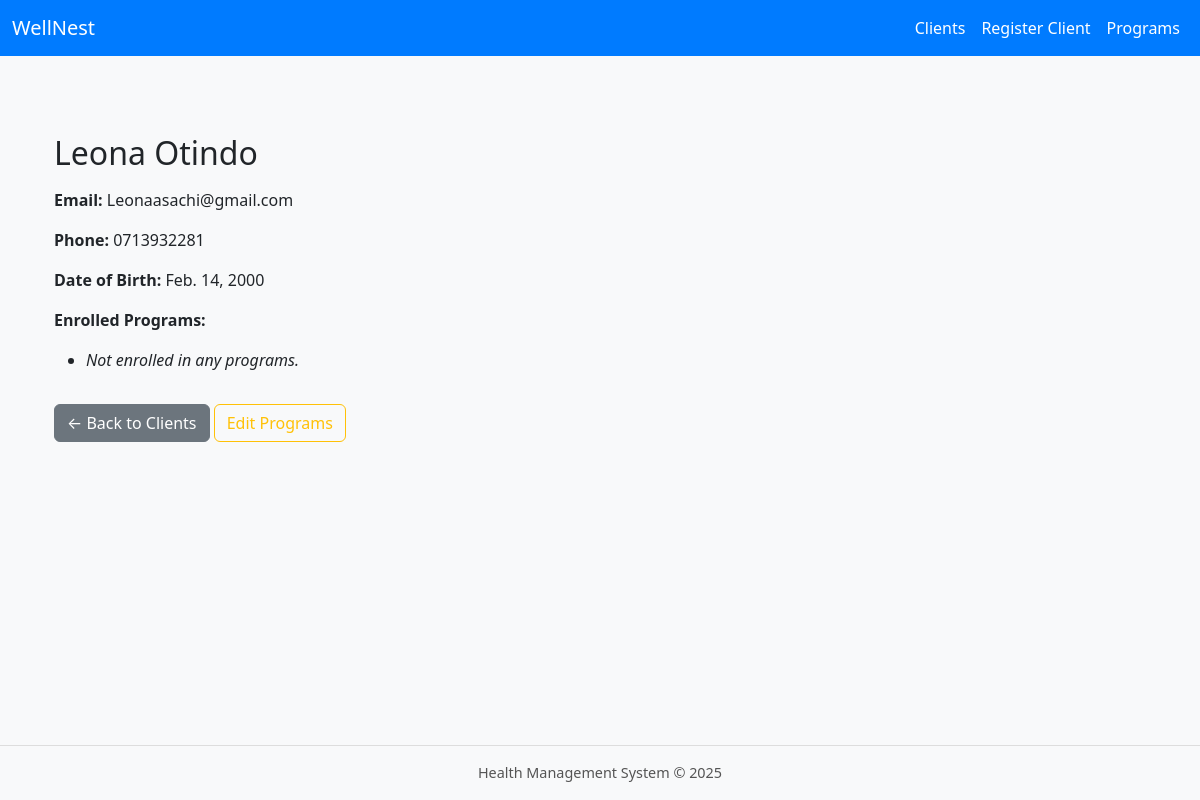
The app's page /clients/1/ (signed in), older data.
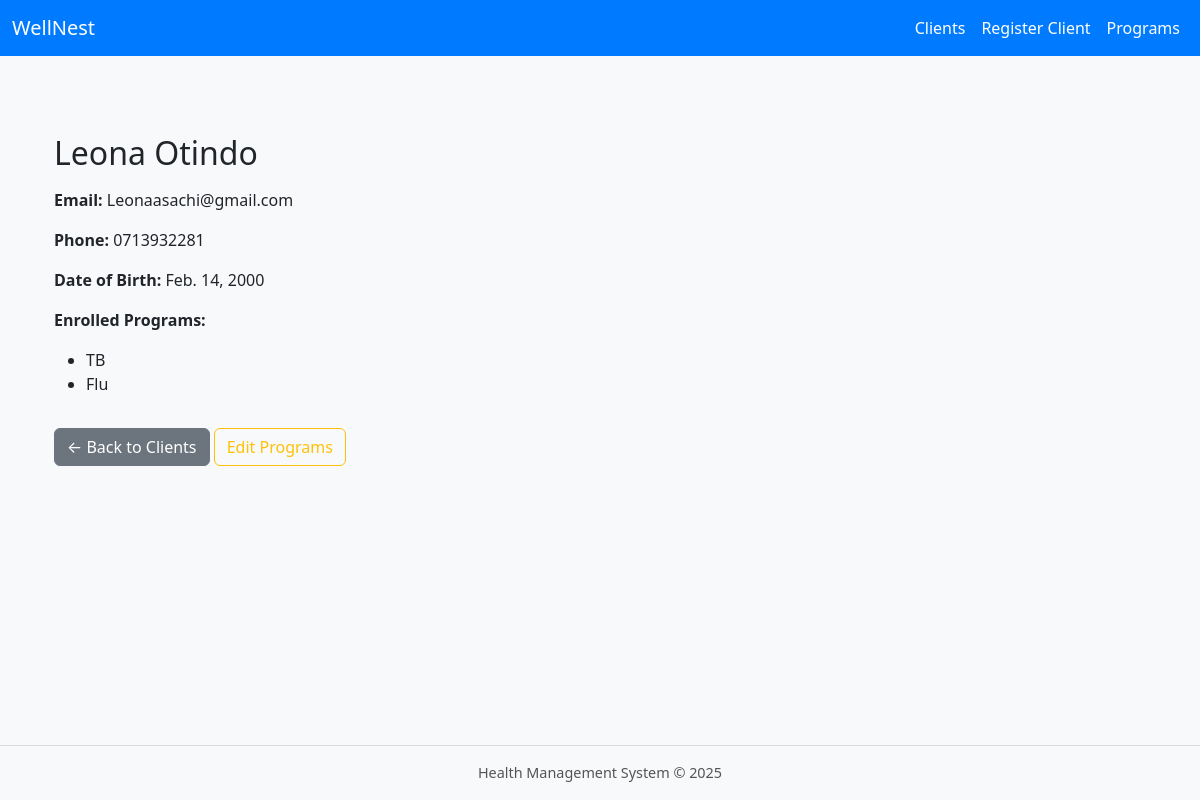
The same page, newer data.
### health/models.py (models this page shows, shortened)
class HealthProgram(models.Model):
    name = models.CharField(max_length=100, unique=True)

### health/views.py (the view)
# urls.py: path('clients/<int:pk>/', views.client_detail, name='client_detail'),
@login_required
def client_detail(request, pk):
    client = get_object_or_404(Client, pk=pk)
    return render(request, 'client_detail.html', {'client': client})

### health/templates/client_detail.html
{% extends "base.html" %}
{% block content %}
<div class="container">
    <h2 class="mb-3">{{ client.first_name }} {{ client.last_name }}</h2>
    <p><strong>Email:</strong> {{ client.email }}</p>
    <p><strong>Phone:</strong> {{ client.phone }}</p>
    <p><strong>Date of Birth:</strong> {{ client.date_of_birth }}</p>
    <p><strong>Enrolled Programs:</strong></p>
    <ul>
        {% for program in client.programs.all %}
            <li>{{ program.name }}</li>
        {% empty %}
            <li><em>Not enrolled in any programs.</em></li>
        {% endfor %}
    </ul>
    <a href="{% url 'client_list' %}" class="btn btn-secondary mt-3">← Back to Clients</a>
    <a href="{% url 'client_edit' client.pk %}" class="btn btn-outline-warning mt-3">Edit Programs</a>
</div>
{% endblock %}

Row changes from the older to the newer data that the page shows:
now on this page (row unchanged): HealthProgram: name "TB"
added HealthProgram: name "Flu"
Text that changed along with them:
text no longer shown: "Not enrolled in any programs."
